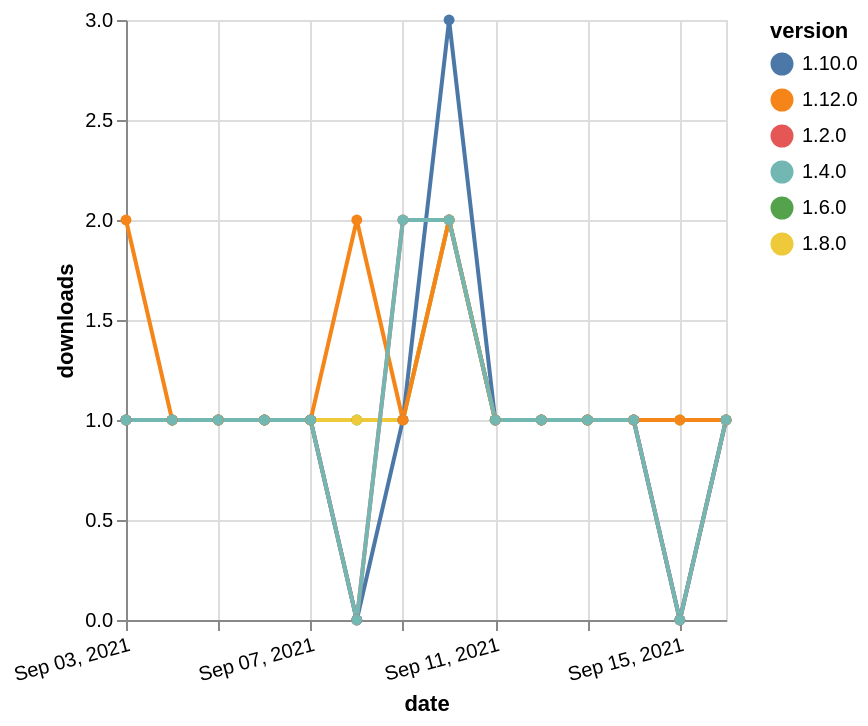

Write a Vega-Lite specification for this figure.
### Vega-Lite specification from a JSON file in a GitHub repository (floating-point values rounded to 4 significant figures)
{"$schema": "https://vega.github.io/schema/vega-lite/v5.json", "description": "A simple bar chart with embedded data.", "data": {"values": [{"date": "2021-09-03", "total": 197, "delta": 1, "version": "1.6.0"}, {"date": "2021-09-04", "total": 198, "delta": 1, "version": "1.6.0"}, {"date": "2021-09-05", "total": 199, "delta": 1, "version": "1.6.0"}, {"date": "2021-09-06", "total": 200, "delta": 1, "version": "1.6.0"}, {"date": "2021-09-07", "total": 201, "delta": 1, "version": "1.6.0"}, {"date": "2021-09-08", "total": 202, "delta": 1, "version": "1.6.0"}, {"date": "2021-09-09", "total": 203, "delta": 1, "version": "1.6.0"}, {"date": "2021-09-10", "total": 205, "delta": 2, "version": "1.6.0"}, {"date": "2021-09-11", "total": 206, "delta": 1, "version": "1.6.0"}, {"date": "2021-09-12", "total": 207, "delta": 1, "version": "1.6.0"}, {"date": "2021-09-13", "total": 208, "delta": 1, "version": "1.6.0"}, {"date": "2021-09-14", "total": 209, "delta": 1, "version": "1.6.0"}, {"date": "2021-09-15", "total": 210, "delta": 1, "version": "1.6.0"}, {"date": "2021-09-16", "total": 211, "delta": 1, "version": "1.6.0"}, {"date": "2021-09-03", "total": 167, "delta": 1, "version": "1.8.0"}, {"date": "2021-09-04", "total": 168, "delta": 1, "version": "1.8.0"}, {"date": "2021-09-05", "total": 169, "delta": 1, "version": "1.8.0"}, {"date": "2021-09-06", "total": 170, "delta": 1, "version": "1.8.0"}, {"date": "2021-09-07", "total": 171, "delta": 1, "version": "1.8.0"}, {"date": "2021-09-08", "total": 172, "delta": 1, "version": "1.8.0"}, {"date": "2021-09-09", "total": 173, "delta": 1, "version": "1.8.0"}, {"date": "2021-09-10", "total": 175, "delta": 2, "version": "1.8.0"}, {"date": "2021-09-11", "total": 176, "delta": 1, "version": "1.8.0"}, {"date": "2021-09-12", "total": 177, "delta": 1, "version": "1.8.0"}, {"date": "2021-09-13", "total": 178, "delta": 1, "version": "1.8.0"}, {"date": "2021-09-14", "total": 179, "delta": 1, "version": "1.8.0"}, {"date": "2021-09-15", "total": 180, "delta": 1, "version": "1.8.0"}, {"date": "2021-09-16", "total": 181, "delta": 1, "version": "1.8.0"}, {"date": "2021-09-03", "total": 189, "delta": 1, "version": "1.10.0"}, {"date": "2021-09-04", "total": 190, "delta": 1, "version": "1.10.0"}, {"date": "2021-09-05", "total": 191, "delta": 1, "version": "1.10.0"}, {"date": "2021-09-06", "total": 192, "delta": 1, "version": "1.10.0"}, {"date": "2021-09-07", "total": 193, "delta": 1, "version": "1.10.0"}, {"date": "2021-09-08", "total": 193, "delta": 0, "version": "1.10.0"}, {"date": "2021-09-09", "total": 194, "delta": 1, "version": "1.10.0"}, {"date": "2021-09-10", "total": 197, "delta": 3, "version": "1.10.0"}, {"date": "2021-09-11", "total": 198, "delta": 1, "version": "1.10.0"}, {"date": "2021-09-12", "total": 199, "delta": 1, "version": "1.10.0"}, {"date": "2021-09-13", "total": 200, "delta": 1, "version": "1.10.0"}, {"date": "2021-09-14", "total": 201, "delta": 1, "version": "1.10.0"}, {"date": "2021-09-15", "total": 201, "delta": 0, "version": "1.10.0"}, {"date": "2021-09-16", "total": 202, "delta": 1, "version": "1.10.0"}, {"date": "2021-09-03", "total": 245, "delta": 1, "version": "1.2.0"}, {"date": "2021-09-04", "total": 246, "delta": 1, "version": "1.2.0"}, {"date": "2021-09-05", "total": 247, "delta": 1, "version": "1.2.0"}, {"date": "2021-09-06", "total": 248, "delta": 1, "version": "1.2.0"}, {"date": "2021-09-07", "total": 249, "delta": 1, "version": "1.2.0"}, {"date": "2021-09-08", "total": 249, "delta": 0, "version": "1.2.0"}, {"date": "2021-09-09", "total": 251, "delta": 2, "version": "1.2.0"}, {"date": "2021-09-10", "total": 253, "delta": 2, "version": "1.2.0"}, {"date": "2021-09-11", "total": 254, "delta": 1, "version": "1.2.0"}, {"date": "2021-09-12", "total": 255, "delta": 1, "version": "1.2.0"}, {"date": "2021-09-13", "total": 256, "delta": 1, "version": "1.2.0"}, {"date": "2021-09-14", "total": 257, "delta": 1, "version": "1.2.0"}, {"date": "2021-09-15", "total": 257, "delta": 0, "version": "1.2.0"}, {"date": "2021-09-16", "total": 258, "delta": 1, "version": "1.2.0"}, {"date": "2021-09-03", "total": 124, "delta": 2, "version": "1.12.0"}, {"date": "2021-09-04", "total": 125, "delta": 1, "version": "1.12.0"}, {"date": "2021-09-05", "total": 126, "delta": 1, "version": "1.12.0"}, {"date": "2021-09-06", "total": 127, "delta": 1, "version": "1.12.0"}, {"date": "2021-09-07", "total": 128, "delta": 1, "version": "1.12.0"}, {"date": "2021-09-08", "total": 130, "delta": 2, "version": "1.12.0"}, {"date": "2021-09-09", "total": 131, "delta": 1, "version": "1.12.0"}, {"date": "2021-09-10", "total": 133, "delta": 2, "version": "1.12.0"}, {"date": "2021-09-11", "total": 134, "delta": 1, "version": "1.12.0"}, {"date": "2021-09-12", "total": 135, "delta": 1, "version": "1.12.0"}, {"date": "2021-09-13", "total": 136, "delta": 1, "version": "1.12.0"}, {"date": "2021-09-14", "total": 137, "delta": 1, "version": "1.12.0"}, {"date": "2021-09-15", "total": 138, "delta": 1, "version": "1.12.0"}, {"date": "2021-09-16", "total": 139, "delta": 1, "version": "1.12.0"}, {"date": "2021-09-03", "total": 199, "delta": 1, "version": "1.4.0"}, {"date": "2021-09-04", "total": 200, "delta": 1, "version": "1.4.0"}, {"date": "2021-09-05", "total": 201, "delta": 1, "version": "1.4.0"}, {"date": "2021-09-06", "total": 202, "delta": 1, "version": "1.4.0"}, {"date": "2021-09-07", "total": 203, "delta": 1, "version": "1.4.0"}, {"date": "2021-09-08", "total": 203, "delta": 0, "version": "1.4.0"}, {"date": "2021-09-09", "total": 205, "delta": 2, "version": "1.4.0"}, {"date": "2021-09-10", "total": 207, "delta": 2, "version": "1.4.0"}, {"date": "2021-09-11", "total": 208, "delta": 1, "version": "1.4.0"}, {"date": "2021-09-12", "total": 209, "delta": 1, "version": "1.4.0"}, {"date": "2021-09-13", "total": 210, "delta": 1, "version": "1.4.0"}, {"date": "2021-09-14", "total": 211, "delta": 1, "version": "1.4.0"}, {"date": "2021-09-15", "total": 211, "delta": 0, "version": "1.4.0"}, {"date": "2021-09-16", "total": 212, "delta": 1, "version": "1.4.0"}]}, "width": "container", "mark": {"type": "line", "point": {"filled": true}}, "encoding": {"x": {"field": "date", "type": "temporal", "timeUnit": "yearmonthdate", "title": "date", "axis": {"labelAngle": -15}}, "y": {"field": "delta", "type": "quantitative", "title": "downloads"}, "color": {"field": "version", "type": "nominal"}, "tooltip": {"field": "delta"}}}
